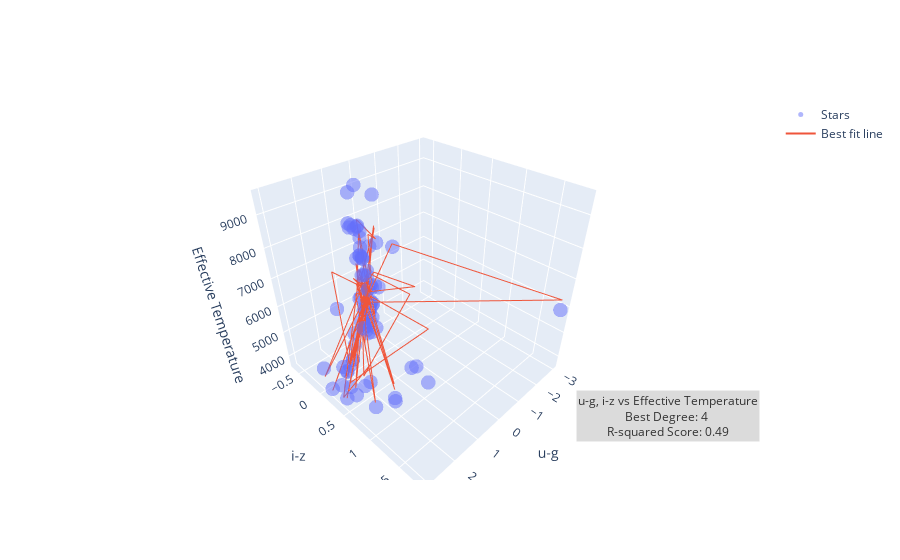

Notebook source saved alongside this figure:
### Code cell
ug_iz = pd.DataFrame()
ug_iz = color_filters_df["u_g"] + color_filters_df["i_z"]

x_train, x_test, y_train, y_test = train_test_split(ug_iz, color_filters_df["temperature"], test_size=0.2, random_state=42) 
x_train_reshape = x_train.values.reshape(-1, 1) 
x_test_reshape = x_test.values.reshape(-1, 1)

u_g_x_train, u_g_x_test, u_g_y_train, u_g_y_test = train_test_split(color_filters_df["u_g"], color_filters_df["temperature"], test_size=0.2, random_state=42) 
u_g_x_train_reshape = u_g_x_train.values.reshape(-1, 1) 
u_g_x_test_reshape = u_g_x_test.values.reshape(-1, 1)

i_z_x_train, i_z_x_test, i_z_y_train, i_z_y_test = train_test_split(color_filters_df["i_z"], color_filters_df["temperature"], test_size=0.2, random_state=42) 
i_z_x_train_reshape = i_z_x_train.values.reshape(-1, 1) 
i_z_x_test_reshape = i_z_x_test.values.reshape(-1, 1)

best_score = 0
best_prediction = None
best_degree = 0

for i in range(1, 11):
    poly = PolynomialFeatures(degree=i)

    x_train_tf = poly.fit_transform(x_train_reshape)
    x_test_tf = poly.fit_transform(x_test_reshape)

    model = LinearRegression()
    model.fit(x_train_tf, y_train)

    predictions = model.predict(x_test_tf)

    r2 = r2_score(y_test, predictions)
    
    if r2 > best_score:
        best_score = r2
        best_prediction = predictions
        best_degree = i

import plotly.graph_objects as go
# Create a 3D scatter plot
fig = go.Figure(data=[go.Scatter3d(x=u_g_x_test, y=i_z_x_test, z=u_g_y_test, mode='markers', name='Stars')])

fig.add_trace(go.Scatter3d(
    x=u_g_x_test, 
    y=i_z_x_test, 
    z=best_prediction,
    mode='lines',
    name='Best fit line'
))

# Annotation
description = 'u-g, i-z vs Effective Temperature<br>'
description += f'Best Degree: {best_degree}\n<br>'
description += f'R-squared Score: {best_score:.2f}<br>'

# Add a text annotation
fig.add_annotation(
    text=description,
    xref="paper", yref="paper",
    x=0.99, y=0.1,
    showarrow=False,
    font=dict(size=12, color="black"),
    bgcolor="lightgrey",
    opacity=0.8
)

# Customize the appearance if needed
fig.update_traces(marker=dict(size=5, opacity=0.5))

# Add labels
fig.update_layout(scene=dict(xaxis_title='u-g', yaxis_title='i-z', zaxis_title='Effective Temperature'))

# Show the interactive plot
fig.show()
